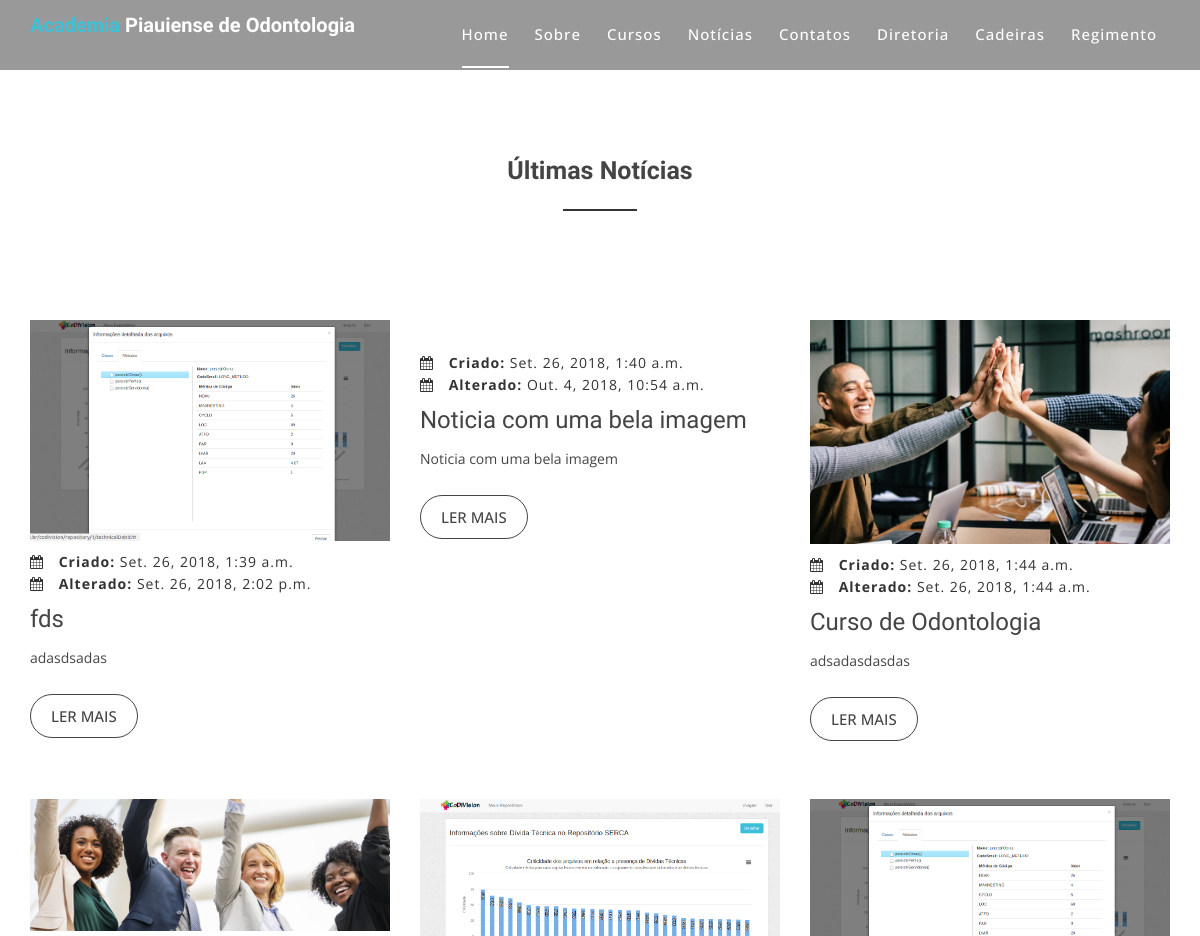
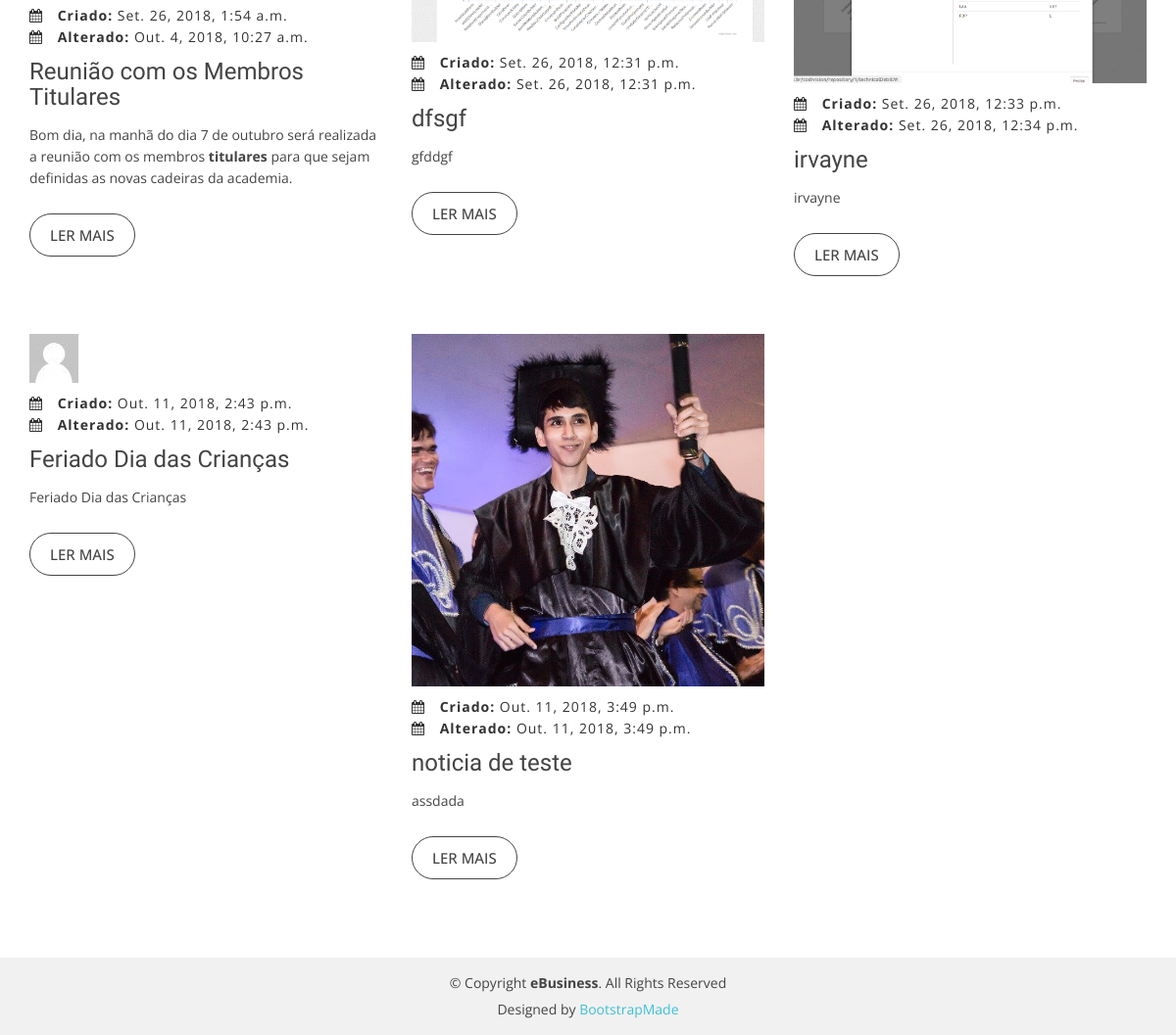
The page /noticia/lista/ on the database its author committed (2 pictures, top to bottom).
### core/models.py (models this page shows)
class Noticia(models.Model):
	titulo = models.CharField(max_length=1000)
	subtitulo = models.CharField(max_length=1000)
	conteudo = models.CharField(max_length=40000)
	criado = models.DateTimeField(auto_now_add=True)
	modificado = models.DateTimeField(auto_now=True)
	imagem = models.ImageField(upload_to='imagens/', blank=True, null=True)

### front/views.py (the view)
# urls.py: path('noticia/lista/', views.lista_noticias, name='front_noticias'),
def lista_noticias(request):
	noticias = Noticia.objects.all()
	lista_noticias = noticias
	lista_noticias.reverse()
	return render(request, 'front_noticias.html', {'noticias': lista_noticias})

### front/templates/front_noticias.html (shortened to what this page needs)
{% load staticfiles %}
<!doctype html>
<html lang="pt-br">
<head>
  <link href="{% static "lib/bootstrap/css/bootstrap.min.css" %}" rel="stylesheet">
  <link href="{% static "lib/nivo-slider/css/nivo-slider.css" %}" rel="stylesheet">
  <link href="{% static "lib/owlcarousel/owl.carousel.css" %}" rel="stylesheet">
  <link href="{% static "lib/owlcarousel/owl.transitions.css" %}" rel="stylesheet">
  <link href="{% static "lib/font-awesome/css/font-awesome.min.css" %}" rel="stylesheet">
  <link href="{% static "lib/animate/animate.min.css" %}" rel="stylesheet">
  <link href="{% static "lib/venobox/venobox.css" %}" rel="stylesheet">
  <link href="{% static "css/nivo-slider-theme.css" %}" rel="stylesheet">
  <link href="{% static "css/style.css" %}" rel="stylesheet">
  <link href="{% static "css/responsive.css" %}" rel="stylesheet">
  <link href="{% static "css/noticia.css" %}" rel="stylesheet">
</head>
<body data-spy="scroll" data-target="#navbar-example">
  <header>
    <div id="sticker" class="header-area">
      <div class="container">
        <div class="row">
          <div class="col-md-12 col-sm-12">
            <nav class="navbar navbar-default">
              <div class="navbar-header">
                <a class="navbar-brand page-scroll sticky-logo" href="{% url 'index' %}">
                  <h1><span>Academia</span> Piauiense de Odontologia</h1>
                </a>
              </div>
              <div class="collapse navbar-collapse main-menu bs-example-navbar-collapse-1" id="navbar-example">
                <ul class="nav navbar-nav navbar-right">
                  <li class="active">
                    <a class="page-scroll" href="#{% url 'index' %}#home">Home</a>
                  </li>
                  <li>
                    <a class="page-scroll" href="#% url 'index' %}#sobre">Sobre</a>
                  </li>
                  <li>
                    <a class="page-scroll" href="#{% url 'index' %}#cursos">Cursos</a>
                  </li>
                  <li>
                    <a class="page-scroll" href="#noticias">Notícias</a>
                  </li>
                  <li>
                    <a class="page-scroll" href="{% url 'index' %}#contatos">Contatos</a>
                  </li>
                  <li>
                    <a href="{% url 'front_diretoria' %}">Diretoria</a>
                  </li>
                  <li>
                    <a class="page-scroll" href="#cadeiras">Cadeiras</a>
                  </li>
                  <li>
                    <a href="{% url 'front_estatuto' %}">Regimento</a>
                  </li>
                </ul>
              </div>
            </nav>
          </div>
        </div>
      </div>
    </div>
  </header>
  <div id="noticias" class="blog-area noticia">
    <div class="blog-inner area-padding">
      <div class="container ">
        <div class="row">
          <div class="col-md-12 col-sm-12 col-xs-12">
            <div class="section-headline text-center">
              <h2>Últimas Notícias</h2>
            </div>
          </div>
        </div>
        <div class="row">
          {% for noticia in noticias %}
          <div class="col-md-4 col-sm-4 col-xs-4 notice">
            <div class="single-blog">
              <div class="single-blog-img">
                <a href="blog.html">
                  <img src="{{noticia.imagem}}" alt="">
                </a>
              </div>
              <div class="blog-meta">
                <span class="date-type">
                  <i class="fa fa-calendar"></i> <b>Criado: </b>{{noticia.criado}}
                </span>
                <br>
                <span class="date-type">
                  <i class="fa fa-calendar"></i> <b>Alterado: </b>{{noticia.modificado}}
                </span>
              </div>
              <div class="blog-text">
                <h4>
                  <a>{{noticia.titulo}}</a>
                </h4>
                <div id="div_conteudo_noticia{{noticia.id}}">
                </div>
              </div>
              <span>
                <a href="{% url 'front_detalha_noticia' noticia.id %}" class="ready-btn">Ler Mais</a>
              </span>
            </div>
          </div>
          {% endfor %}
        </div>
      </div>
    </div>
  </div>
  <footer>
    <div class="footer-area-bottom">
      <div class="container">
        <div class="row">
          <div class="col-md-12 col-sm-12 col-xs-12">
            <div class="copyright text-center">
              <p>
                &copy; Copyright <strong>eBusiness</strong>. All Rights Reserved
              </p>
            </div>
            <div class="credits">
              Designed by <a href="https://bootstrapmade.com/">BootstrapMade</a>
            </div>
          </div>
        </div>
      </div>
    </div>
  </footer>
</body>
</html>

### front/static/css/style.css (style rules this page uses)
html, body { height: 100%; }
img { max-width: 100%; height: auto; }
p { margin: 0 0 15px; color: #444; }
h1, h2, h3, h4, h5, h6 { font-family: 'Raleway', sans-serif; margin: 0 0 15px; color: #444; font-weight: 500; }
h1 { font-size: 48px; line-height: 50px; }
h2 { font-size: 38px; line-height: 40px; }
h4 { font-size: 24px; line-height: 26px; }
a { transition: all 0.3s ease 0s; text-decoration: none; }
body { background: #fff none repeat scroll 0 0; color: #444; font-family: 'Open Sans', sans-serif; font-size: 14px; text-align: left; overflow-x: hidden; line-height: 22px; }
ul { list-style: outside none none; margin: 0; padding: 0; }
.area-padding { padding: 70px 0px 80px; }
.section-headline h2 { display: inline-block; font-size: 40px; font-weight: 600; margin-bottom: 70px; position: relative; text-transform: capitalize; }
.section-headline h2::after { border: 1px solid #333; bottom: -20px; content: ""; left: 0; margin: 0 auto; position: absolute; right: 0; width: 40%; }
.header-area { position: absolute; top: 0; left: 0; width: 100%; height: auto; background: rgba(0, 0, 0, 0.40); z-index: 9; }
.navbar-header a.navbar-brand { display: inline-block; height: 70px; padding: 15px 0; }
.main-menu ul.navbar-nav li { display: inline-block; padding: 0px 13px; }
.main-menu ul.navbar-nav li a { background: rgba(0, 0, 0, 0) none repeat scroll 0 0; color: #fff; font-size: 15px; font-weight: 500; padding: 24px 0px; text-transform: capitalize; letter-spacing: 1px; }
.main-menu ul.navbar-nav li.active a::after { border: 1px solid #fff; bottom: 0px; content: ""; left: 0; position: absolute; width: 100%; }
.main-menu ul.navbar-nav li.active a { background: rgba(0, 0, 0, 0) none repeat scroll 0 0; color: #fff; position: relative; }
.navbar { border: medium none; margin-bottom: 0; }
.navbar-default { background: rgba(0, 0, 0, 0) none repeat scroll 0 0; }
.sticky-logo h1 { color: #fff; padding: 0; margin: 0; font-size: 20px; font-weight: bold; line-height: 1; }
.sticky-logo h1 span { color: #3ec1d5; }
.blog-area { height: auto; width: 100%; }
.blog-text h4 a { color: #444; text-decoration: none; }
.blog-text h4 { color: #444; margin-bottom: 15px; }
.blog-meta span i { padding-right: 10px; }
.blog-meta { border-bottom: 1px dotted #fff; padding: 10px 0; }
.comments-type>a, .date-type, .blog-meta span.comments-type { color: #333; letter-spacing: 1px; margin-right: 5px; }
.single-blog .ready-btn { border: 1px solid #444; border-radius: 30px; color: #444; cursor: pointer; display: inline-block; font-size: 15px; font-weight: 500; margin-top: 10px; padding: 10px 20px; text-align: center; text-transform: uppercase; transition: all 0.4s ease 0s; }
.footer-area-bottom { background: #f1f1f1 none repeat scroll 0 0; padding: 15px 0; }
.copyright>p { margin-bottom: 0; color: #444; }
.copyright a, .credits a { color: #3EC1D5; }
.credits { padding-top: 5px; text-align: center; }
.ready-btn { border: 1px solid #fff; border-radius: 30px; color: #fff; cursor: pointer; display: inline-block; font-size: 17px; font-weight: 600; margin-top: 30px; padding: 12px 40px; text-align: center; text-transform: uppercase; transition: all 0.4s ease 0s; z-index: 222; }

### front/static/css/noticia.css (style rules this page uses)
.noticia { margin-top: 2%; }
.noticia h2 { font-size: 24px; }
.notice { margin-top: 5%; }
.section-headline h2 { font-size: 25px; margin-top: 5%; }

### rows shown on the page
Noticia: imagem (picture), criado "Set. 26, 2018, 1:39 a.m.", modificado "Set. 26, 2018, 2:02 p.m.", titulo "fds"
Noticia: criado "Set. 26, 2018, 1:40 a.m.", modificado "Out. 4, 2018, 10:54 a.m.", titulo "Noticia com uma bela imagem"
Noticia: imagem (picture), criado "Set. 26, 2018, 1:44 a.m.", modificado "Set. 26, 2018, 1:44 a.m.", titulo "Curso de Odontologia"
Noticia: imagem (picture), criado "Set. 26, 2018, 1:54 a.m.", modificado "Out. 4, 2018, 10:27 a.m.", titulo "Reunião com os Membros Titulares"
Noticia: imagem (picture), criado "Set. 26, 2018, 12:31 p.m.", modificado "Set. 26, 2018, 12:31 p.m.", titulo "dfsgf"
Noticia: imagem (picture), criado "Set. 26, 2018, 12:33 p.m.", modificado "Set. 26, 2018, 12:34 p.m.", titulo "irvayne"
Noticia: imagem (picture), criado "Out. 11, 2018, 2:43 p.m.", modificado "Out. 11, 2018, 2:43 p.m.", titulo "Feriado Dia das Crianças"
Noticia: imagem (picture), criado "Out. 11, 2018, 3:49 p.m.", modificado "Out. 11, 2018, 3:49 p.m.", titulo "noticia de teste"
